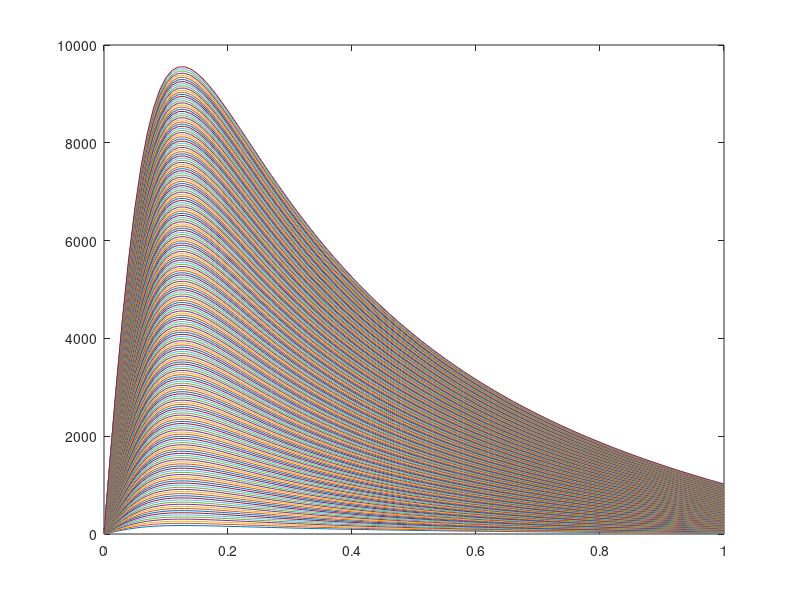

Reproduce this figure in MATLAB. (Note: this script raises an error after producing the figure.)
%% Find slip ratio at peak traction
p.B = 7.462;
p.C = 2.201;
p.D = 2.607*(2/3);
p.E = 0.3852;

Sl = 0:0.01:1;
Fz = 100:25:5500;
nFz = length(Fz);
[sl_grid, Fz_grid] = meshgrid(Sl, Fz);

Fx = Fz_grid.*p.D.*sin(p.C.*atan(p.B.*sl_grid - p.E.*(p.B.*sl_grid - atan(p.B.*sl_grid))));

figure(1)
for i = 1:nFz
    plot(sl_grid(i,:),Fx(i,:))
    hold on
end
hold off

fun = @(x)compute_Fx1(x,p);
sl_fx_max = fmincon(fun, 0.15);
sl_fx_max_rounded = floor(sl_fx_max*100)/100;
fx_max = -compute_Fx1(sl_fx_max, p);

%% Make bijective force function
Sl = 0:0.01:sl_fx_max;
Fz = 100:25:5500;
nFz = length(Fz);
nSL = length(Sl);
[sl_grid, Fz_grid] = meshgrid(Sl, Fz);

Fx = Fz_grid.*p.D.*sin(p.C.*atan(p.B.*sl_grid - p.E.*(p.B.*sl_grid - atan(p.B.*sl_grid))));

figure(2)
for i = 1:nFz
    plot(sl_grid(i,:),Fx(i,:))
    hold on
end
hold off

figure(3)
scatter3(Fx, Fz_grid, sl_grid)

%% Find optimal bijective function for slip
p.x_min_total = 0;
p.x_max_total = sl_fx_max;
p.Fz = 800;
e_ref = 0.0005;

opts = optimoptions('fsolve','Display','none');
fun = @(e)compute_x_max_all(e,p);
e_opt = fsolve(fun, e_ref, opts);

x_max = compute_x_max_all2(e_opt, p);
[sl_grid, Fz_grid] = meshgrid(x_max, Fz);
Fx = Fz_grid.*p.D.*sin(p.C.*atan(p.B.*sl_grid - p.E.*(p.B.*sl_grid - atan(p.B.*sl_grid))));
S_tbl = scatteredInterpolant(Fx(:), Fz_grid(:), sl_grid(:));

figure(4)
scatter3(Fx, Fz_grid, sl_grid)

%% Find optimal function for force
p.x_min_total = sl_fx_max;
p.x_max_total = 1;
p.Fz = 800;
e_ref = 0.0001;

opts = optimoptions('fsolve','Display','none');
fun = @(e)compute_x_max_all(e,p);
e_opt = fsolve(fun, e_ref, opts);

p.x_min_total = 0;
x_max = compute_x_max_all2(e_opt, p);
[sl_grid, Fz_grid] = meshgrid(x_max, Fz);
Fx = Fz_grid.*p.D.*sin(p.C.*atan(p.B.*sl_grid - p.E.*(p.B.*sl_grid - atan(p.B.*sl_grid))));
F_tbl = griddedInterpolant(sl_grid', Fz_grid', Fx');

figure(5)
scatter3(sl_grid, Fz_grid, Fx)

%% Save results
clearvars -except S_tbl F_tbl sl_fx_max_rounded
save('SL_table', 'S_tbl', 'F_tbl', 'sl_fx_max_rounded')

%% Function Definitions
function J = compute_Fx1(x, p)
    J = -p.D.*sin(p.C.*atan(p.B.*x - p.E.*(p.B.*x - atan(p.B.*x))));
end

function e_pid = compute_Fx2(x, p)
    Fx_ref = p.Fz*p.D.*sin(p.C.*atan(p.B.*x - p.E.*(p.B.*x - atan(p.B.*x))));
    Fx_pid = p.m*x + p.b;

    e_pid = -abs(Fx_ref - Fx_pid);
end

function de_pid = compute_x_max(x_max, p)
    x = [p.x_min; x_max];
    z = p.Fz.*p.D.*sin(p.C.*atan(p.B.*x - p.E.*(p.B.*x - atan(p.B.*x))));
    p.m = (z(1) - z(2)) / (p.x_min - x_max);
    p.b = z(2) - (p.m*x_max);

    fun2 = @(y)compute_Fx2(y,p);
    opts = optimoptions('fmincon','Algorithm','sqp','Display','none');
    x_e_max = fmincon(fun2, mean(x), [], [], [], [], x(1), x(2),[],opts);
    z_e_max = -p.Fz*compute_Fx1(x_e_max, p);
    z_e_pid = p.m*x_e_max + p.b;
    e = abs(z_e_max - z_e_pid) / z_e_max;

    de_pid = e - p.e_pid;
end

function x_max_all = compute_x_max_all(e_pid, p)
    x_max = p.x_min_total;
    p.e_pid = e_pid;

    while x_max < p.x_max_total
        p.x_min = x_max;
        fun1 = @(x)compute_x_max(x,p);
        opts = optimoptions('fsolve','Display','none');
        x_max = fsolve(fun1, x_max+0.01,opts);
    end
    x_max_all = x_max - p.x_max_total;
    disp(x_max)
end

function x_max = compute_x_max_all2(e_pid, p)
    p.e_pid = e_pid;
    x_max = p.x_min_total;

    while x_max < p.x_max_total
        p.x_min = x_max(end);
        fun1 = @(x)compute_x_max(x,p);
        opts = optimoptions('fsolve','Display','none');
        x_max = [x_max fsolve(fun1, x_max(end)+0.01,opts)];
    end
end